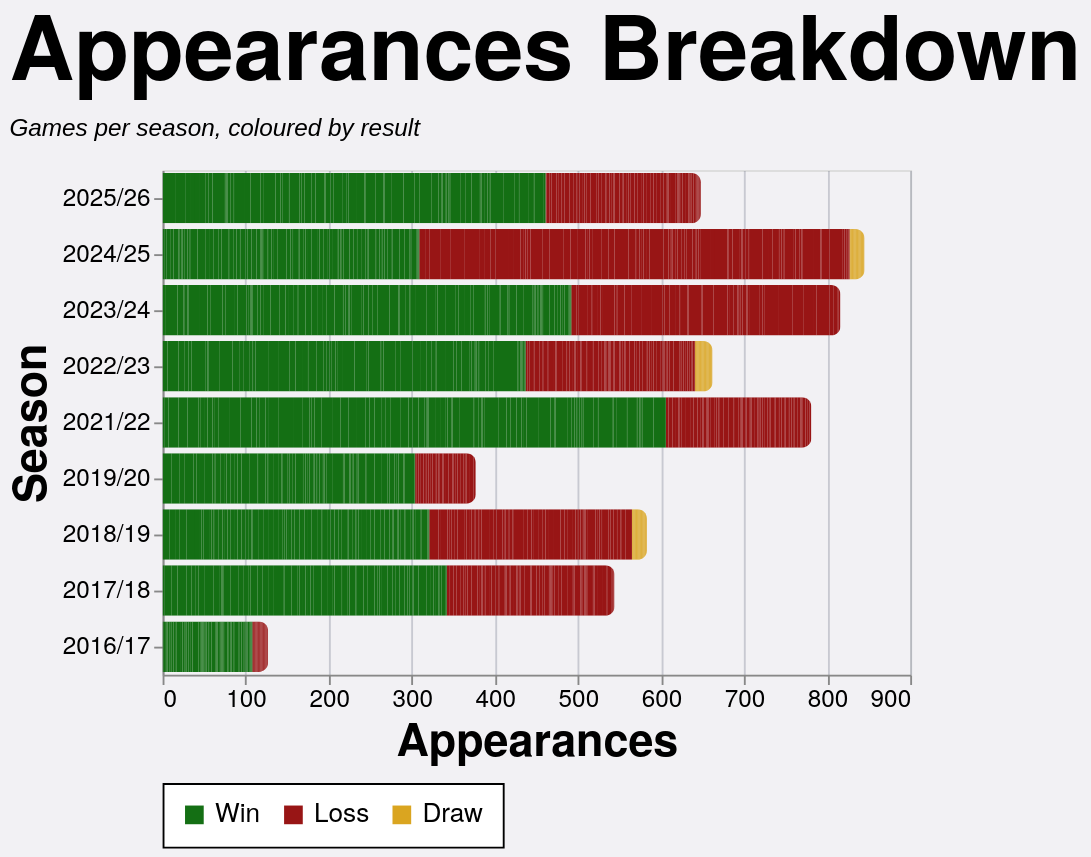

The specification (Vega-Lite) saved for this image:
### Vega-Lite specification from a JSON file in a GitHub repository (floating-point values rounded to 4 significant figures; data arrays with more than 128 entries replaced by an {"elided": "..."} marker saying what was removed)
{"config": {"axis": {"labelFont": "PT Sans Narrow, Helvetica Neue, Helvetica, Arial, sans-serif", "titleFont": "PT Sans Narrow, Helvetica Neue, Helvetica, Arial, sans-serif", "labelFontSize": 13, "titleFontSize": 24, "gridColor": "#202947", "gridOpacity": 0.2, "zindex": 1}, "text": {"font": "Lato, sans-serif"}, "bar": {"cornerRadiusEnd": 5}, "header": {"labelFont": "PT Sans Narrow, Helvetica Neue, Helvetica, Arial, sans-serif", "titleFont": "PT Sans Narrow, Helvetica Neue, Helvetica, Arial, sans-serif", "labelFontSize": 24, "titleFontSize": 28, "labelFontWeight": "bold", "orient": "left"}, "legend": {"labelFont": "PT Sans Narrow, Helvetica Neue, Helvetica, Arial, sans-serif", "titleFont": "PT Sans Narrow, Helvetica Neue, Helvetica, Arial, sans-serif", "labelFontSize": 14, "titleFontSize": 16, "titlePadding": 5, "fillColor": "white", "strokeColor": "black", "padding": 10, "titleFontWeight": "lighter", "titleFontStyle": "italic", "titleColor": "gray", "offset": 10}, "title": {"font": "PT Sans Narrow, Helvetica Neue, Helvetica, Arial, sans-serif", "fontSize": 48, "fontWeight": "bold", "anchor": "start", "align": "center", "titlePadding": 20, "subtitlePadding": 10, "subtitleFontSize": 13, "subtitleColor": "", "subtitleFontStyle": "italic", "offset": 15, "color": "black"}, "axisX": {"labelAngle": 0}, "facet": {"title": null, "header": null, "align": {"row": "each", "column": "each"}}, "resolve": {"scale": {"y": "independent", "facet": "independent"}}, "background": "#f2f1f4", "scale": {"offsetBandPaddingOuter": 0.2, "offsetBandPaddingInner": 0.1}}, "data": {"name": "data-c46bc0b1068c12e51df5a6cc102358cc"}, "mark": {"type": "bar"}, "encoding": {"color": {"field": "color_value", "legend": {"orient": "bottom", "title": null}, "scale": {"domain": ["Win", "Loss", "Draw"], "range": ["#146f14", "#981515", "goldenrod"]}, "sort": {"field": "sum(apps)", "op": "sum", "order": "descending"}, "type": "nominal"}, "tooltip": [{"field": "player", "title": "Player", "type": "nominal"}, {"field": "season", "title": "Season", "type": "nominal"}, {"field": "color_value", "title": "Group", "type": "nominal"}, {"aggregate": "sum", "field": "apps", "title": "Appearances", "type": "quantitative"}], "x": {"aggregate": "sum", "field": "apps", "title": "Appearances", "type": "quantitative"}, "y": {"field": "season", "sort": {"field": "season_sort", "op": "max", "order": "descending"}, "title": "Season", "type": "nominal"}}, "height": {"step": 30}, "title": {"text": "Appearances Breakdown", "subtitle": "Games per season, coloured by result"}, "width": 400, "$schema": "https://vega.github.io/schema/vega-lite/v5.20.1.json", "datasets": {"data-c46bc0b1068c12e51df5a6cc102358cc": {"elided": "2498 records"}}}
